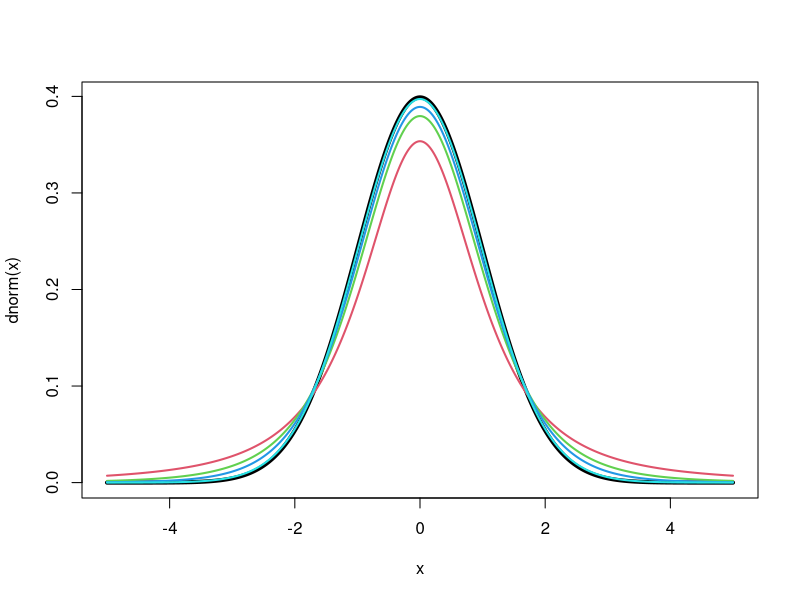

Reproduce this figure in R.
x=-500:500/100

plot(x,dnorm(x), type="l", lwd=4)
lines(x,dt(x, df=2), lwd=2, col=2)
lines(x,dt(x, df=5), lwd=2, col=3)
lines(x,dt(x, df=10), lwd=2, col=4)
lines(x,dt(x, df=60), lwd=2, col=5)